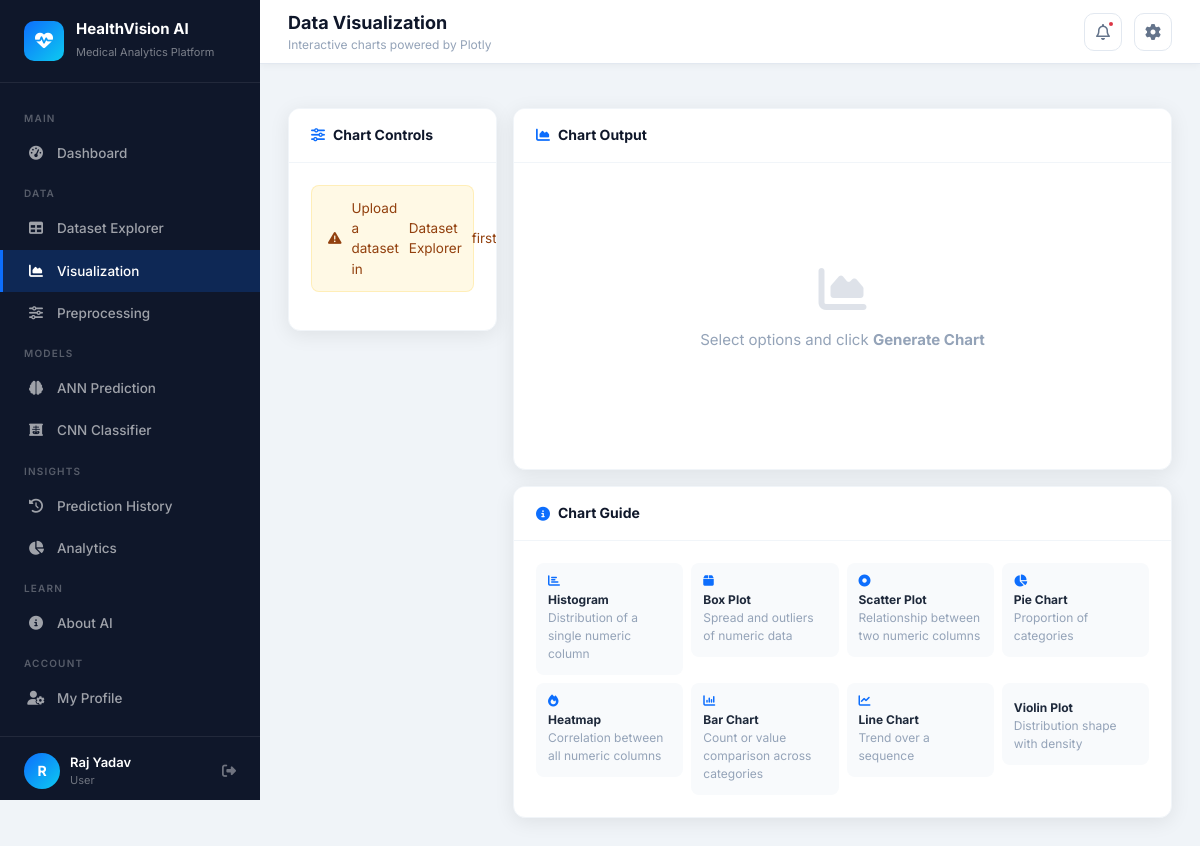
/visualization (signed in), run on the app's committed database.
### database/models.py (models this page shows, shortened)
class User(UserMixin, db.Model):
    __tablename__ = 'users'
    id = db.Column(db.Integer, primary_key=True)
    username = db.Column(db.String(80), unique=True, nullable=False)
    email = db.Column(db.String(120), unique=True, nullable=False)
    password_hash = db.Column(db.String(256), nullable=False)
    role = db.Column(db.String(20), default='user')
    created_at = db.Column(db.DateTime, default=datetime.utcnow)
    predictions = db.relationship('PredictionHistory', backref='user', lazy=True)

### routes/visualization.py (the view)
@viz_bp.route('/visualization', methods=['GET', 'POST'])
@login_required
def index():
    df = _load_df()
    chart_json = None
    chart_type = request.form.get('chart_type', 'histogram')
    col_x = request.form.get('col_x', '')
    col_y = request.form.get('col_y', '')
    col_color = request.form.get('col_color', '')
    num_cols, cat_cols, all_cols = [], [], []
    if df is not None:
        num_cols = df.select_dtypes(include='number').columns.tolist()
        cat_cols = df.select_dtypes(exclude='number').columns.tolist()
        all_cols = df.columns.tolist()
        if request.method == 'POST' and col_x:
            try:
                fig = _build_chart(df, chart_type, col_x, col_y, col_color)
                chart_json = fig.to_json() if fig else None
            except Exception as e:
                flash(f'Chart error: {e}', 'danger')
    else:
        if request.method == 'POST':
            flash('Please upload a dataset in Dataset Explorer first.', 'warning')
    return render_template('modules/visualization.html',
                           chart_json=chart_json, chart_type=chart_type,
                           col_x=col_x, col_y=col_y, col_color=col_color,
                           num_cols=num_cols, cat_cols=cat_cols, all_cols=all_cols,
                           has_data=df is not None)

### routes/visualization.py (called while the page is built)
def _load_df() -> pd.DataFrame | None:
    fname = session.get('explorer_file')
    if not fname:
        return None
    path = os.path.join(Config.UPLOAD_FOLDER, fname)
    return pd.read_csv(path) if os.path.exists(path) else None

### templates/modules/visualization.html (shortened to what this page needs)
{% extends "base.html" %}
{% block page_title %}<span>Data Visualization</span><small>Interactive charts powered by Plotly</small>{% endblock %}
{% block content %}
<div class="row g-3">
    <div class="col-lg-3">
        <div class="content-card" style="position:sticky; top:80px;">
            <div class="card-header"><h6><i class="fa-solid fa-sliders"></i> Chart Controls</h6></div>
            <div class="card-body">
                {% if not has_data %}
                <div class="hv-alert warning">
                    <i class="fa-solid fa-triangle-exclamation"></i>
                    Upload a dataset in <a href="{{ url_for('explorer.index') }}">Dataset Explorer</a> first.
                </div>
                {% endif %}
            </div>
        </div>
    </div>
    <div class="col-lg-9">
        <div class="content-card">
            <div class="card-header">
                <h6><i class="fa-solid fa-chart-area"></i> Chart Output</h6>
            </div>
            <div class="card-body">
                {% if chart_json %}
                <div id="chartOutput" style="min-height:420px;"></div>
                {% else %}
                <div style="text-align:center; padding:80px 20px; color:#94a3b8;">
                    <i class="fa-solid fa-chart-area" style="font-size:48px; margin-bottom:16px; display:block; opacity:0.3;"></i>
                    <p style="font-size:15px;">Select options and click <strong>Generate Chart</strong></p>
                </div>
                {% endif %}
            </div>
        </div>
        <div class="content-card" style="margin-top:16px;">
            <div class="card-header"><h6><i class="fa-solid fa-circle-info"></i> Chart Guide</h6></div>
            <div class="card-body">
                <div class="row g-2">
                    {% for icon, name, desc in [
                        ('fa-chart-bar','Histogram','Distribution of a single numeric column'),
                        ('fa-box','Box Plot','Spread and outliers of numeric data'),
                        ('fa-circle-dot','Scatter Plot','Relationship between two numeric columns'),
                        ('fa-chart-pie','Pie Chart','Proportion of categories'),
                        ('fa-fire','Heatmap','Correlation between all numeric columns'),
                        ('fa-chart-column','Bar Chart','Count or value comparison across categories'),
                        ('fa-chart-line','Line Chart','Trend over a sequence'),
                        ('fa-violin','Violin Plot','Distribution shape with density'),
                    ] %}
                    <div class="col-md-3 col-6">
                        <div style="background:#f8fafc; border-radius:8px; padding:12px; font-size:12px;">
                            <i class="fa-solid {{ icon }}" style="color:var(--primary); margin-bottom:4px; display:block;"></i>
                            <strong>{{ name }}</strong><br>
                            <span style="color:#94a3b8;">{{ desc }}</span>
                        </div>
                    </div>
                </div>
            </div>
        </div>
    </div>
</div>
{% endblock %}

### templates/base.html (shortened to what this page needs)
<!DOCTYPE html>
<html lang="en">
<head>
    <link href="https://cdnjs.cloudflare.com/ajax/libs/font-awesome/6.5.0/css/all.min.css" rel="stylesheet">
    <link href="https://cdn.jsdelivr.net/npm/bootstrap@5.3.3/dist/css/bootstrap.min.css" rel="stylesheet">
    <link href="{{ url_for('static', filename='css/main.css') }}" rel="stylesheet">
</head>
<body>
<aside class="sidebar" id="sidebar">
    <div class="sidebar-brand">
        <div class="brand-icon"><i class="fa-solid fa-heart-pulse"></i></div>
        <div class="brand-text">
            <h5>HealthVision AI</h5>
            <small>Medical Analytics Platform</small>
        </div>
    </div>
    <nav class="sidebar-nav">
        <div class="nav-section-label">Main</div>
        <a href="{{ url_for('dashboard.index') }}" class="sidebar-link {% if request.endpoint == 'dashboard.index' %}active{% endif %}">
            <i class="fa-solid fa-gauge-high"></i> Dashboard
        </a>
        <div class="nav-section-label">Data</div>
        <a href="{{ url_for('explorer.index') }}" class="sidebar-link {% if 'explorer' in request.endpoint %}active{% endif %}">
            <i class="fa-solid fa-table"></i> Dataset Explorer
        </a>
        <a href="{{ url_for('viz.index') }}" class="sidebar-link {% if 'viz' in request.endpoint %}active{% endif %}">
            <i class="fa-solid fa-chart-area"></i> Visualization
        </a>
        <a href="{{ url_for('preprocess.index') }}" class="sidebar-link {% if 'preprocess' in request.endpoint %}active{% endif %}">
            <i class="fa-solid fa-sliders"></i> Preprocessing
        </a>
        <div class="nav-section-label">Models</div>
        <a href="{{ url_for('ann.index') }}" class="sidebar-link {% if 'ann' in request.endpoint %}active{% endif %}">
            <i class="fa-solid fa-brain"></i> ANN Prediction
        </a>
        <a href="{{ url_for('cnn.index') }}" class="sidebar-link {% if 'cnn' in request.endpoint %}active{% endif %}">
            <i class="fa-solid fa-x-ray"></i> CNN Classifier
        </a>
        <div class="nav-section-label">Insights</div>
        <a href="{{ url_for('history.index') }}" class="sidebar-link {% if 'history' in request.endpoint %}active{% endif %}">
            <i class="fa-solid fa-clock-rotate-left"></i> Prediction History
        </a>
        <a href="{{ url_for('analytics.index') }}" class="sidebar-link {% if 'analytics' in request.endpoint %}active{% endif %}">
            <i class="fa-solid fa-chart-pie"></i> Analytics
        </a>
        <div class="nav-section-label">Learn</div>
        <a href="{{ url_for('about.index') }}" class="sidebar-link {% if 'about' in request.endpoint %}active{% endif %}">
            <i class="fa-solid fa-circle-info"></i> About AI
        </a>
        <div class="nav-section-label">Account</div>
        <a href="{{ url_for('profile.index') }}" class="sidebar-link {% if 'profile' in request.endpoint %}active{% endif %}">
            <i class="fa-solid fa-user-gear"></i> My Profile
        </a>
    </nav>
    <div class="sidebar-footer">
        <div class="sidebar-user">
            <div class="avatar">{{ current_user.username[0].upper() }}</div>
            <div class="user-info">
                <div class="name">{{ current_user.username }}</div>
                <div class="role">{{ current_user.role | capitalize }}</div>
            </div>
            <a href="{{ url_for('auth.logout') }}" class="hv-tooltip" data-tip="Logout" style="color:rgba(255,255,255,0.4); font-size:14px;">
                <i class="fa-solid fa-right-from-bracket"></i>
            </a>
        </div>
    </div>
</aside>
<div class="main-wrapper">
    <header class="topbar">
        <div class="topbar-title">
            {% block page_title %}<span>Dashboard</span>{% endblock %}
        </div>
        <div class="topbar-actions">
            <div class="topbar-btn hv-tooltip" data-tip="Notifications">
                <i class="fa-regular fa-bell"></i>
                <span class="notif-dot"></span>
            </div>
            <div class="topbar-btn hv-tooltip" data-tip="Settings">
                <i class="fa-solid fa-gear"></i>
            </div>
        </div>
    </header>
    <main class="page-content">
        {% block content %}{% endblock %}
    </main>
</div>
</body>
</html>

### data on the page
User: username "R", username "Raj Yadav", role "User"

### other printed values
{{ name }} "Histogram" "Box Plot" "Scatter Plot" "Pie Chart" "Heatmap" "Bar Chart" "Line Chart" "Violin Plot"
{{ desc }} "Distribution of a single numeric column" "Spread and outliers of numeric data" "Relationship between two numeric columns" "Proportion of categories" "Correlation between all numeric columns" "Count or value comparison across categories" "Trend over a sequence" "Distribution shape with density"
